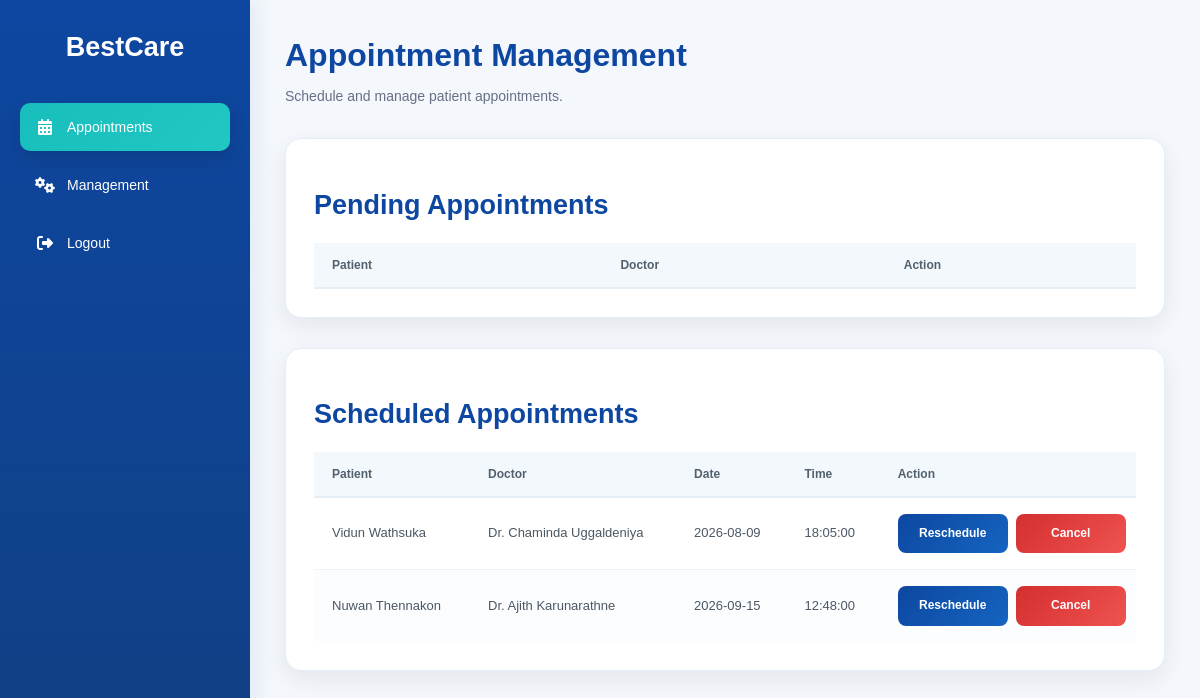
The page /admin_appointments.php (signed in) on the database its author committed.
### tables this page shows
CREATE TABLE `appointments` (
  `appointment_id` int(11) NOT NULL,
  `patient_id` int(11) NOT NULL,
  `doctor_id` int(11) NOT NULL,
  `appointment_date` date NOT NULL,
  `appointment_time` time NOT NULL,
  `status` enum('Pending','Approved','Completed','Cancelled') NOT NULL,
  `created_at` datetime NOT NULL
);

CREATE TABLE `patients` (
  `patient_id` int(11) NOT NULL,
  `user_id` int(11) NOT NULL,
  `first_name` varchar(50) NOT NULL,
  `last_name` varchar(50) NOT NULL,
  `gender` enum('Male','Female','Other') NOT NULL,
  `dob` date NOT NULL,
  `phone` varchar(15) NOT NULL,
  `email` varchar(100) NOT NULL,
  `address` text NOT NULL,
  `blood_group` varchar(5) NOT NULL,
  `emergency_contact` varchar(15) NOT NULL,
  `created_at` datetime NOT NULL DEFAULT current_timestamp()
);

CREATE TABLE `doctors` (
  `doctor_id` int(11) NOT NULL,
  `user_id` int(11) NOT NULL,
  `department_id` int(11) NOT NULL,
  `first_name` varchar(50) NOT NULL,
  `last_name` varchar(50) NOT NULL,
  `phone` varchar(15) NOT NULL,
  `specialization` varchar(100) NOT NULL,
  `availability` varchar(100) NOT NULL,
  `created_at` datetime NOT NULL
);

### admin_appointments.php (the view, shortened to what this page needs)
<?php
require_once "db_process/includes/connection.php";
$scheduledSql="
SELECT
a.appointment_id,
a.appointment_date,
a.appointment_time,
a.status,
p.first_name,
p.last_name,
d.first_name AS doctor_first,
d.last_name AS doctor_last
FROM appointments a
INNER JOIN patients p
ON a.patient_id=p.patient_id
INNER JOIN doctors d
ON a.doctor_id=d.doctor_id
WHERE a.status='Approved'
ORDER BY
a.appointment_date,
a.appointment_time
";
$scheduledResult=
mysqli_query(
$conn,
$scheduledSql
);
?>
<!DOCTYPE html>
<html lang="en">
<head>
<link rel="stylesheet" href="css/admin_appointments.css">
<link rel="stylesheet" href="https://cdnjs.cloudflare.com/ajax/libs/font-awesome/6.7.2/css/all.min.css">
</head>
<body>
    <div class="admin-layout">
        <aside class="admin-sidebar" id="adminSidebar">
            <h2>BestCare</h2>
            <ul>
                <li class="active">
                    <a href="admin_appointments.php">
                        <i class="fa-solid fa-calendar-days"></i>
                        Appointments
                    </a>
                </li>
                <li>
                    <a href="admin_management.php">
                        <i class="fa-solid fa-gears"></i>
                        Management
                    </a>
                </li>
                <li>
                    <a href="logout.php">
                        <i class="fa-solid fa-right-from-bracket"></i>
                        Logout
                    </a>
                </li>
            </ul>
        </aside>
    <main class="admin-main">
        <header class="admin-mobile-header">
            <div class="admin-page-heading">
                <h1>Appointment Management</h1>
                <p>Schedule and manage patient appointments.</p>
            </div>
        </header>
<section class="appointment-section">
    <h2>Pending Appointments</h2>
    <div class="appointment-table-wrapper">
        <table class="appointment-table">
            <thead>
                <tr>
                    <th>Patient</th>
                    <th>Doctor</th>
                    <th>Action</th>
                </tr>
            </thead>
            </table>
        </div>
</section>
<section class="appointment-section">
    <h2>Scheduled Appointments</h2>
    <div class="appointment-table-wrapper">
        <table class="appointment-table">
    <thead>
            <tr>
            <th>Patient</th>
            <th>Doctor</th>
            <th>Date</th>
            <th>Time</th>
            <th>Action</th>
        </tr>
    </thead>
    <tbody>
        <?php
        while(
            $row=mysqli_fetch_assoc(
                $scheduledResult
                )){
        ?>
        <tr>
            <td>
                <?php
                echo htmlspecialchars($row["first_name"]." ".$row["last_name"]);
                ?>
            </td>
            <td>
                Dr.
                <?php
                echo htmlspecialchars($row["doctor_first"]." ".$row["doctor_last"]);
                ?>
            </td>
            <td>
                <?php
                echo $row["appointment_date"];
                ?>
            </td>
            <td>
                <?php
                echo $row["appointment_time"];
                ?>
            </td>
            <td>
                <div class="table-actions">
                    <button
                    class="edit-btn"
                    data-appointment-id="<?php echo $row["appointment_id"];?>"
                    data-date="<?php echo $row['appointment_date']; ?>"
                    data-time="<?php echo $row['appointment_time']; ?>">
                    Reschedule
                    </button>
                    <button
                    class="cancel-btn"
                    data-appointment-id="<?php echo $row['appointment_id']; ?>">
                    Cancel
                    </button>
                </div>
            </td>
        </tr>
        <?php
        }
        ?>
        </tbody>
    </table>
</div>
</section>
</main>
</div>
</body>
</html>

### css/admin_appointments.css (style rules this page uses)
:root { --admin-primary: #0d47a1; --admin-primary-light: #1565c0; --admin-accent: #17bebb; --admin-accent-light: #20c7c3; --admin-danger: #d32f2f; --admin-danger-light: #ef5350; --admin-background: #f4f7fb; --admin-surface: #ffffff; --admin-text: #263238; --admin-muted: #667085; --admin-border: #e5edf5; --admin-sidebar-width: 250px; --admin-radius-small: 8px; --admin-radius-medium: 10px; --admin-radius-large: 16px; --admin-shadow: 0 8px 24px rgba(31, 57, 82, 0.08); --admin-transition: 0.25s ease; }
*, *::before, *::after { box-sizing: border-box; }
html { scroll-behavior: smooth; }
body { min-height: 100vh; margin: 0; overflow-x: hidden; background: var(--admin-background); color: var(--admin-text); font-family: "Poppins", sans-serif; }
button, input, select, textarea { font: inherit; }
button, a { -webkit-tap-highlight-color: transparent; }
a { color: inherit; text-decoration: none; }
.admin-layout { display: flex; width: 100%; min-height: 100vh; }
.admin-sidebar { position: sticky; top: 0; z-index: 10; width: var(--admin-sidebar-width); height: 100vh; flex: 0 0 var(--admin-sidebar-width); padding: 30px 20px; overflow-y: auto; background: linear-gradient( 180deg, var(--admin-primary) 0%, #123f82 100% ); color: #ffffff; box-shadow: 6px 0 20px rgba(13, 71, 161, 0.08); }
.admin-sidebar h2 { margin: 0 0 38px; color: #ffffff; font-size: 27px; font-weight: 700; line-height: 1.3; text-align: center; }
.admin-sidebar ul { display: grid; gap: 10px; margin: 0; padding: 0; list-style: none; }
.admin-sidebar li { margin: 0; }
.admin-sidebar a { display: flex; align-items: center; gap: 12px; width: 100%; min-height: 48px; padding: 12px 15px; border-radius: var(--admin-radius-medium); color: #ffffff; font-size: 14px; font-weight: 500; transition: background var(--admin-transition), transform var(--admin-transition), box-shadow var(--admin-transition); }
.admin-sidebar a i { width: 20px; flex-shrink: 0; font-size: 16px; text-align: center; }
.admin-sidebar li.active a { background: linear-gradient( 135deg, var(--admin-accent), var(--admin-accent-light) ); box-shadow: 0 8px 18px rgba(0, 0, 0, 0.12); }
.admin-main { flex: 1; min-width: 0; padding: 35px; }
.admin-mobile-header { display: block; margin-bottom: 30px; }
.admin-page-heading { min-width: 0; }
.admin-page-heading h1 { margin: 0 0 8px; color: var(--admin-primary); font-size: 32px; font-weight: 700; line-height: 1.3; }
.admin-page-heading p { margin: 0; color: var(--admin-muted); font-size: 14px; line-height: 1.7; }
.appointment-section { margin-bottom: 30px; padding: 28px; border: 1px solid var(--admin-border); border-radius: var(--admin-radius-large); background: var(--admin-surface); box-shadow: var(--admin-shadow); transition: box-shadow var(--admin-transition), transform var(--admin-transition); }
.appointment-section h2 { margin-bottom: 22px; color: var(--admin-primary); font-size: 27px; font-weight: 700; }
.appointment-table-wrapper { width: 100%; overflow-x: auto; overflow-y: hidden; -webkit-overflow-scrolling: touch; }
.appointment-table { width: 100%; min-width: 850px; border-collapse: collapse; }
.appointment-table thead { background: #f3f8fd; }
.appointment-table th { padding: 15px 18px; border-bottom: 2px solid var(--admin-border); color: #52606d; font-size: 12px; font-weight: 600; text-align: left; white-space: nowrap; }
.appointment-table td { padding: 16px 18px; border-bottom: 1px solid #edf2f7; color: #4b5864; font-size: 13px; line-height: 1.6; vertical-align: middle; }
.appointment-table tbody tr { transition: background var(--admin-transition); }
.appointment-table tbody tr:nth-child(even) { background: #fcfdff; }
.appointment-table tbody tr:last-child td { border-bottom: none; }
.table-actions { display: flex; align-items: center; flex-wrap: wrap; gap: 8px; }
.schedule-btn, .edit-btn, .cancel-btn { display: inline-flex; align-items: center; justify-content: center; gap: 7px; min-width: 110px; min-height: 38px; padding: 10px 15px; border: none; border-radius: var(--admin-radius-small); color: #ffffff; font-size: 12px; font-weight: 600; cursor: pointer; transition: transform var(--admin-transition), box-shadow var(--admin-transition), opacity var(--admin-transition); }
.edit-btn { background: linear-gradient( 135deg, var(--admin-primary), var(--admin-primary-light) ); }
.cancel-btn { background: linear-gradient( 135deg, var(--admin-danger), var(--admin-danger-light) ); }

### rows shown on the page
appointments: patient.last_name "Vidun Wathsuka", doctor.last_name "Chaminda Uggaldeniya", appointment_date "2026-08-09", appointment_time "18:05:00"
appointments: patient.last_name "Nuwan Thennakon", doctor.last_name "Ajith Karunarathne", appointment_date "2026-09-15", appointment_time "12:48:00"
